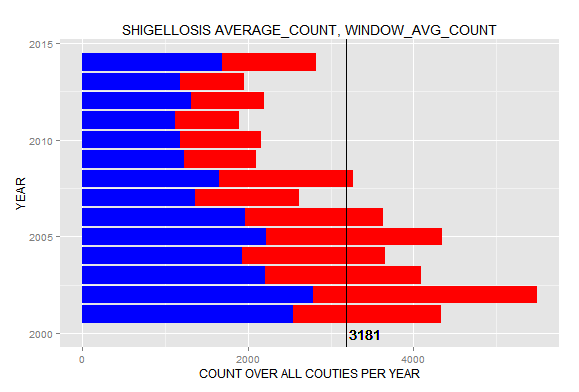

This figure's R source:
df <- data.frame(fromJSON(getURL(URLencode(gsub("\n", " ", 'skipper.cs.utexas.edu:5001/rest/native/?query=
"select YEAR, DISEASE, sum_COUNT, sum(sum_COUNT) 
                                                OVER (PARTITION BY DISEASE) as window_avg_COUNT
                                                from 
                                                (select YEAR, DISEASE, sum(COUNT) as sum_COUNT
                                                from Infectious_Diseases
                                                where DISEASE = (\'Shigellosis\') and (SEX=(\'Male\') OR SEX=(\'Female\') )
                                                group by YEAR, DISEASE)
                                                order by DISEASE;"
                                                ')), httpheader=c(DB='jdbc:oracle:thin:@sayonara.microlab.cs.utexas.edu:1521:orcl', USER='C##cs329e_hys82', PASS='orcl_hys82', MODE='native_mode', MODEL='model', returnDimensions = 'False', returnFor = 'JSON', p1=KPI_Low_Max_value, p2=KPI_Medium_Max_value), verbose = TRUE))); 

dfMALE <- data.frame(fromJSON(getURL(URLencode(gsub("\n", " ", 'skipper.cs.utexas.edu:5001/rest/native/?query=
                                                    "select YEAR, DISEASE, sum_COUNT, sum(sum_COUNT) 
                                                    OVER (PARTITION BY DISEASE) as window_avg_COUNT
                                                    from 
                                                    (select YEAR, DISEASE, sum(COUNT) as sum_COUNT
                                                    from Infectious_Diseases
                                                    where DISEASE = (\'Shigellosis\') and SEX=(\'Male\')
                                                    group by YEAR, DISEASE)
                                                    order by DISEASE;"
                                                    ')), httpheader=c(DB='jdbc:oracle:thin:@sayonara.microlab.cs.utexas.edu:1521:orcl', USER='C##cs329e_hys82', PASS='orcl_hys82', MODE='native_mode', MODEL='model', returnDimensions = 'False', returnFor = 'JSON', p1=KPI_Low_Max_value, p2=KPI_Medium_Max_value), verbose = TRUE)));

ggplot() + 
  coord_cartesian() + 
  scale_x_continuous() +
  scale_y_continuous() +
  labs(title='SHIGELLOSIS AVERAGE_COUNT, WINDOW_AVG_COUNT') +
  labs(x=paste("YEAR"), y=paste("COUNT OVER ALL COUTIES PER YEAR")) +
  layer(data=df, 
        mapping=aes(x=YEAR, y=SUM_COUNT), 
        stat="identity", 
        stat_params=list(), 
        geom="bar",
        geom_params=list(fill="RED"), 
        position=position_identity()
  ) + coord_flip() +
  layer(data=dfMALE, 
        mapping=aes(x=YEAR, y=SUM_COUNT), 
        stat="identity", 
        stat_params=list(), 
        geom="bar",
        geom_params=list(fill="BLUE"), 
        position=position_identity()
  ) + coord_flip() +
  layer(data=df, 
        mapping=aes(yintercept = WINDOW_AVG_COUNT/14), 
        geom="hline",
        geom_params=list(colour="BLACK")
  ) +
  layer(data=df, 
        mapping=aes(x=2000, y=round(WINDOW_AVG_COUNT/14), label=round(WINDOW_AVG_COUNT/14)), 
        stat="identity", 
        stat_params=list(), 
        geom="text",
        geom_params=list(colour="black", hjust=-.1), 
        position=position_identity()
  )
